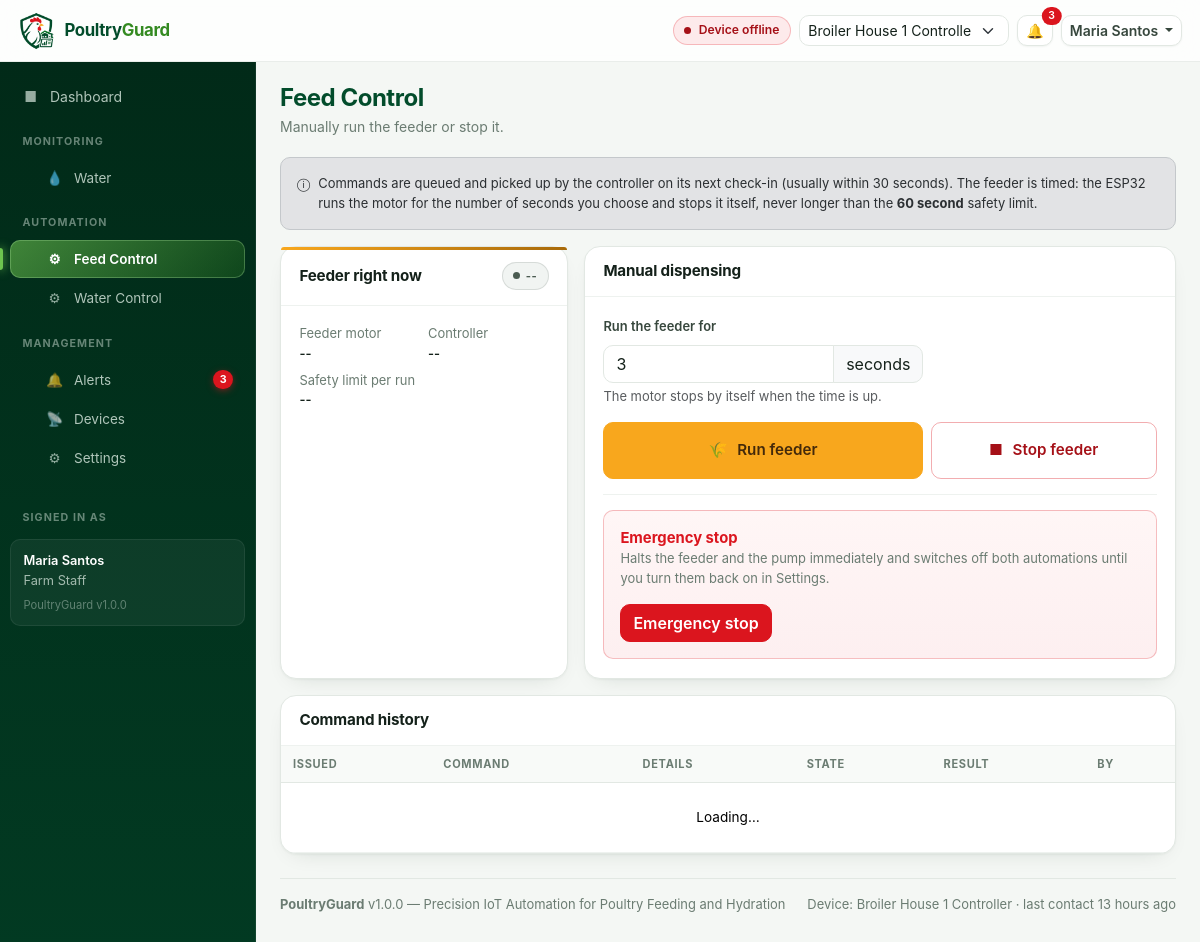
Before: /automation/feed.php (signed in) with the older database file.
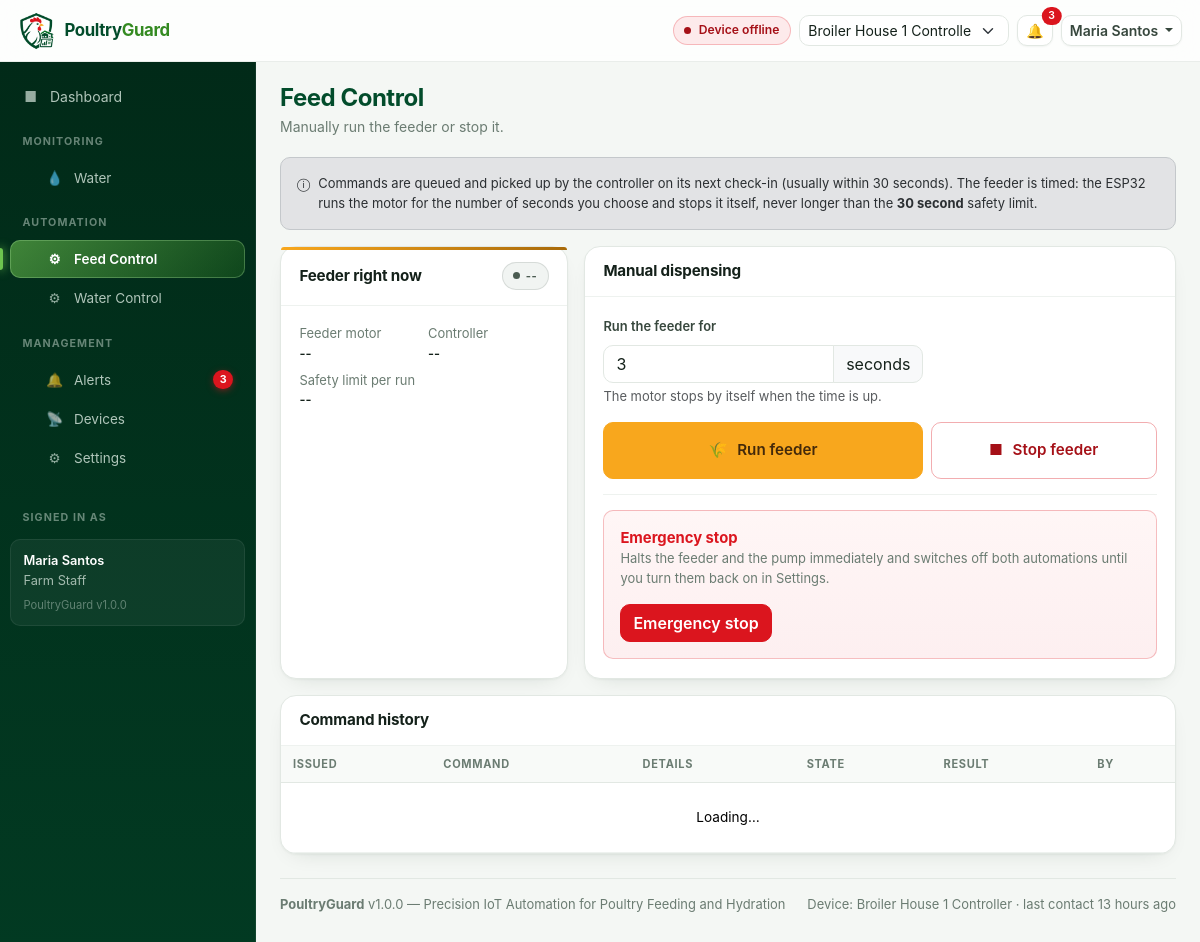
After: the same page with the newer database file.
### tables this page shows
CREATE TABLE `users` (
    `user_id`     INT UNSIGNED NOT NULL AUTO_INCREMENT,
    `name`        VARCHAR(100)  NOT NULL,
    `username`    VARCHAR(50)   NOT NULL,
    `email`       VARCHAR(120)  DEFAULT NULL,
     
    `password`    VARCHAR(255)  NOT NULL,
    `role`        ENUM('owner','staff') NOT NULL DEFAULT 'staff',
    `status`      ENUM('active','inactive') NOT NULL DEFAULT 'active',
    `last_login`  DATETIME      DEFAULT NULL,
    `created_at`  DATETIME      NOT NULL DEFAULT CURRENT_TIMESTAMP,
    `updated_at`  DATETIME      NOT NULL DEFAULT CURRENT_TIMESTAMP ON UPDATE CURRENT_TIMESTAMP,
    PRIMARY KEY (`user_id`),
    UNIQUE KEY `uq_users_username` (`username`),
    UNIQUE KEY `uq_users_email` (`email`),
    KEY `idx_users_role_status` (`role`, `status`)
);

CREATE TABLE `system_settings` (
    `setting_id`             INT UNSIGNED  NOT NULL AUTO_INCREMENT,
    `device_id`              INT UNSIGNED  NOT NULL,
     
    `feed_max_duration`      INT UNSIGNED  NOT NULL DEFAULT 30       COMMENT 'seconds, feeder motor safety cut-off',
    `auto_feed`              TINYINT(1)    NOT NULL DEFAULT 1,
     
    `water_capacity`         DECIMAL(10,2) NOT NULL DEFAULT 100.00   COMMENT 'cm, usable tank depth',
    `water_capacity_liters`  DECIMAL(10,2) NOT NULL DEFAULT 200.00   COMMENT 'litres at 100% level',
    `sensor_offset_cm`       DECIMAL(10,2) NOT NULL DEFAULT 0.00     COMMENT 'internal: distance conversion offset',
    `water_threshold`        DECIMAL(10,2) NOT NULL DEFAULT 30.00    COMMENT 'cm, refill below this',
    `water_target`           DECIMAL(10,2) NOT NULL DEFAULT 90.00    COMMENT 'cm, refill up to this',
    `water_max_duration`     INT UNSIGNED  NOT NULL DEFAULT 300      COMMENT 'seconds, pump safety cut-off',
    `auto_water`             TINYINT(1)    NOT NULL DEFAULT 1,
     
    `water_low_percent`      DECIMAL(5,2)  NOT NULL DEFAULT 30.00,
    `water_critical_percent` DECIMAL(5,2)  NOT NULL DEFAULT 15.00,
    `offline_timeout`        INT UNSIGNED  NOT NULL DEFAULT 300      COMMENT 'seconds without contact = offline',
    `reading_interval`       INT UNSIGNED  NOT NULL DEFAULT 30       COMMENT 'seconds between ESP32 uploads',
    `notify_in_app`          TINYINT(1)    NOT NULL DEFAULT 1,
    `notify_email`           TINYINT(1)    NOT NULL DEFAULT 0,
    `updated_by`             INT UNSIGNED  DEFAULT NULL,
    `updated_at`             DATETIME      NOT NULL DEFAULT CURRENT_TIMESTAMP ON UPDATE CURRENT_TIMESTAMP,
    PRIMARY KEY (`setting_id`),
    UNIQUE KEY `uq_settings_device` (`device_id`),
    CONSTRAINT `fk_settings_device` FOREIGN KEY (`device_id`)
        REFERENCES `devices` (`device_id`) ON DELETE CASCADE ON UPDATE CASCADE,
    CONSTRAINT `fk_settings_user` FOREIGN KEY (`updated_by`)
        REFERENCES `users` (`user_id`) ON DELETE SET NULL ON UPDATE CASCADE
);

CREATE TABLE `devices` (
    `device_id`            INT UNSIGNED NOT NULL AUTO_INCREMENT,
    `device_name`          VARCHAR(100) NOT NULL,
     
    `esp32_uid`            VARCHAR(64)  NOT NULL,
     
    `api_key`              VARCHAR(64)  NOT NULL,
    `location`             VARCHAR(150) DEFAULT NULL,
    `status`               ENUM('active','disabled') NOT NULL DEFAULT 'active',
    `firmware_version`     VARCHAR(20)  DEFAULT NULL,
    `ip_address`           VARCHAR(45)  DEFAULT NULL,
    `wifi_rssi`            SMALLINT     DEFAULT NULL,
    `water_sensor_status`  ENUM('ok','error','unknown') NOT NULL DEFAULT 'unknown',
    `motor_status`         ENUM('idle','running','error') NOT NULL DEFAULT 'idle',
    `solenoid_status`      ENUM('idle','running','error') NOT NULL DEFAULT 'idle',
    `last_seen`            DATETIME     DEFAULT NULL,
    `created_at`           DATETIME     NOT NULL DEFAULT CURRENT_TIMESTAMP,
    `updated_at`           DATETIME     NOT NULL DEFAULT CURRENT_TIMESTAMP ON UPDATE CURRENT_TIMESTAMP,
    PRIMARY KEY (`device_id`),
    UNIQUE KEY `uq_devices_uid` (`esp32_uid`),
    UNIQUE KEY `uq_devices_apikey` (`api_key`),
    KEY `idx_devices_status_seen` (`status`, `last_seen`)
);

### includes/functions.php (called while the page is built, shortened)
<?php
function e(mixed $value): string
{
    return htmlspecialchars((string)($value ?? ''), ENT_QUOTES | ENT_SUBSTITUTE, 'UTF-8');
}
function url(string $path = ''): string
{
    return BASE_URL . '/' . ltrim($path, '/');
}
function asset_url(string $path): string
{
    $url  = url($path);
    $file = __DIR__ . '/../' . ltrim($path, '/');
    $time = @filemtime($file);
    return $time === false ? $url : $url . '?v=' . $time;
}
function time_ago(?string $ts): string
{
    $t = strtotime($ts);
    $diff = time() - $t;
    $units = [3600 => 'minute', 86400 => 'hour', 2592000 => 'day', 31536000 => 'month'];
    $prev = 60;
    foreach ($units as $limit => $name) {
        if ($diff < $limit) {
            $n = (int)floor($diff / $prev);
            return $n . ' ' . $name . ($n === 1 ? '' : 's') . ' ago';
        }
        $prev = $limit;
    }
    $n = (int)floor($diff / 31536000);
    return $n . ' year' . ($n === 1 ? '' : 's') . ' ago';
}
function get_devices(bool $activeOnly = false): array
{
    $sql = 'SELECT * FROM devices';
    $sql .= ' ORDER BY device_name ASC';
    return db()->query($sql)->fetchAll();
}
function get_settings(int $deviceId): array
{
    $st = db()->prepare('SELECT * FROM system_settings WHERE device_id = ?');
    $st->execute([$deviceId]);
    $row = $st->fetch();
    if ($row) {
        return $row;
    }
    $st->execute([$deviceId]);
    return $st->fetch() ?: [];
}

### includes/auth.php (called while the page is built, shortened)
<?php
require_once __DIR__ . '/functions.php';
function is_logged_in(): bool
{
    return isset($_SESSION['user_id']);
}
function current_user(): ?array
{
    static $cached = null;
    if ($cached !== null && (int)$cached['user_id'] === (int)$_SESSION['user_id']) {
        return $cached;
    }
    $st = db()->prepare('SELECT * FROM users WHERE user_id = ? AND status = ?');
    $st->execute([(int)$_SESSION['user_id'], 'active']);
    $row = $st->fetch();
    unset($row['password']);
    $cached = $row;
    return $cached;
}
function require_page_auth(?string $permission = null): array
{
    if (!is_logged_in() || !current_user()) {
        $_SESSION['redirect_after_login'] = $_SERVER['REQUEST_URI'] ?? url('dashboard/');
        header('Location: ' . url('login.php'));
        exit;
    }
    $user = current_user();
    return $user;
}

### config/database.php (called while the page is built, shortened)
<?php
final class Database
{
    private static ?PDO $pdo = null;
    public static function connection(): PDO
    {
        if (self::$pdo instanceof PDO) {
            return self::$pdo;
        }
        $dsn = sprintf(
            'mysql:host=%s;port=%s;dbname=%s;charset=utf8mb4',
            DB_HOST,
            DB_PORT,
            DB_NAME
        );
        try {
            self::$pdo = new PDO($dsn, DB_USER, DB_PASS, [
                PDO::ATTR_ERRMODE            => PDO::ERRMODE_EXCEPTION,
                PDO::ATTR_DEFAULT_FETCH_MODE => PDO::FETCH_ASSOC,
                PDO::ATTR_EMULATE_PREPARES   => false,
                PDO::ATTR_STRINGIFY_FETCHES  => false,
                PDO::MYSQL_ATTR_INIT_COMMAND => "SET SESSION sql_mode='STRICT_TRANS_TABLES,NO_ENGINE_SUBSTITUTION'",
            ]);
        } catch (PDOException $e) {
            error_log('[PoultryGuard] Database connection failed: ' . $e->getMessage());
            throw new DatabaseUnavailableException('Database connection failed.', 0, $e);
        }
        return self::$pdo;
    }
}
function db(): PDO
{
    return Database::connection();
}

### automation/feed.php (the view, shortened to what the rows shown need)
<?php
require_once __DIR__ . '/../includes/auth.php';
require_page_auth('automation.control');
$PAGE_TITLE    = 'Feed Control';
require __DIR__ . '/../includes/header.php';
?>
<div class="alert alert-secondary small d-flex gap-2 align-items-start">
    <span aria-hidden="true">&#9432;</span>
    <div>
        Commands are queued and picked up by the controller on its next check-in
        (usually within <?= (int)($DEVICE_SETTINGS['reading_interval'] ?? 30) ?> seconds).
        The feeder is timed: the ESP32 runs the motor for the number of seconds you
        choose and stops it itself, never longer than the
        <strong><?= (int)($DEVICE_SETTINGS['feed_max_duration'] ?? 30) ?>&nbsp;second</strong>
        safety limit.
    </div>
</div>
<div class="row g-3 mb-3">
    <div class="col-lg-4">
        <div class="pg-card accent-feed h-100">
            <div class="pg-card-head">
                <h2>Feeder right now</h2>
            </div>
        </div>
    </div>
    <div class="col-lg-8">
        <div class="pg-card h-100">
            <div class="pg-card-head"><h2>Manual dispensing</h2></div>
        </div>
    </div>
</div>
<div class="pg-card">
    <div class="pg-card-head">
        <h2>Command history</h2>
    </div>
    <div class="pg-table-wrap">
        <table class="table pg-table mb-0">
            <thead>
                <tr>
                    <th>Issued</th>
                    <th>Command</th>
                    <th>Details</th>
                    <th>State</th>
                    <th>Result</th>
                    <th>By</th>
                </tr>
            </thead>
        </table>
    </div>
</div>
<?php require __DIR__ . '/../includes/footer.php'; ?>

### includes/header.php (shortened to what the rows shown need)
<?php
require_once __DIR__ . '/auth.php';
$CURRENT_USER = require_page_auth();
$PAGE_TITLE    = $PAGE_TITLE    ?? APP_NAME;
$ALL_DEVICES    = get_devices();
$CURRENT_DEVICE = null;
if ($ALL_DEVICES !== []) {
    if ($CURRENT_DEVICE === null) {
        foreach ($ALL_DEVICES as $d) {
            if ($d['status'] === 'active') {
                $CURRENT_DEVICE = $d;
                break;
            }
        }
        $CURRENT_DEVICE ??= $ALL_DEVICES[0];
    }
}
$CURRENT_DEVICE_ID = $CURRENT_DEVICE ? (int)$CURRENT_DEVICE['device_id'] : null;
$DEVICE_SETTINGS   = $CURRENT_DEVICE_ID ? get_settings($CURRENT_DEVICE_ID) : null;
?>
<!DOCTYPE html>
<html lang="en">
<head>
<link rel="stylesheet" href="<?= e(url('assets/vendor/bootstrap.min.css')) ?>">
<link rel="stylesheet" href="<?= e(asset_url('assets/css/style.css')) ?>">
</head>
<body>
<header class="pg-topbar">
    <div class="ms-auto d-flex align-items-center gap-2">
        <div class="dropdown">
            <button class="btn btn-sm btn-light dropdown-toggle" data-bs-toggle="dropdown" aria-expanded="false">
                <span class="d-none d-sm-inline"><?= e($CURRENT_USER['name']) ?></span>
            </button>
        </div>
    </div>
</header>
<?php require __DIR__ . '/sidebar.php'; ?>
<main class="pg-main">
    <div class="pg-page-head">
        <div>
            <h1><?= e($PAGE_TITLE) ?></h1>
        </div>
    </div>

### includes/sidebar.php (shortened to what the rows shown need)
<aside class="pg-sidebar" id="pgSidebar">
    <div class="pg-sidebar-user">
        <div class="name"><?= e($CURRENT_USER['name']) ?></div>
        <div><?= $CURRENT_USER['role'] === ROLE_OWNER ? 'Farm Owner' : 'Farm Staff' ?></div>
        <div class="ver"><?= e(APP_NAME) ?> v<?= e(APP_VERSION) ?></div>
    </div>
</aside>

### includes/footer.php (shortened to what the rows shown need)
    <footer class="mt-4 pt-3 border-top pg-muted small d-flex flex-wrap justify-content-between gap-2">
        <div>
            <strong><?= e(APP_NAME) ?></strong> v<?= e(APP_VERSION) ?>
            &mdash; <?= e(APP_TAGLINE) ?>
        </div>
        <div>
            <?php if (!empty($CURRENT_DEVICE)): ?>
                Device: <?= e($CURRENT_DEVICE['device_name']) ?> &middot;
                last contact <?= e(time_ago($CURRENT_DEVICE['last_seen'])) ?>
            <?php endif; ?>
        </div>
    </footer>
</main>
</body>
</html>

Changed rows visible on the page:
changed system_settings: feed_max_duration "60" → "30"
